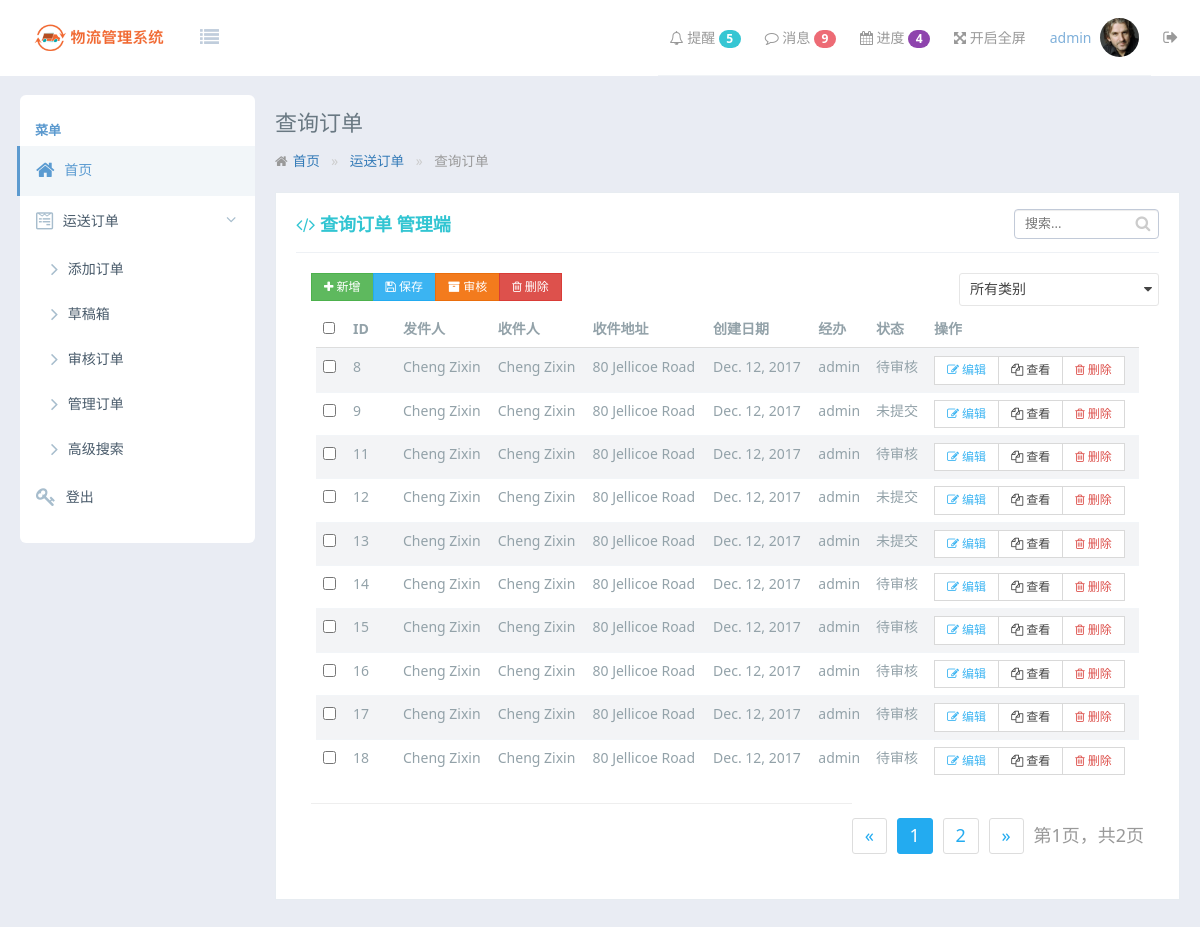
Page /order/track/ (signed in) on the committed database.
### ShipmentOrder/models.py (models this page shows)
class ShipmentOrder(models.Model):
    sender = models.CharField(null=False, verbose_name='发货人', max_length=256)
    from_address = models.CharField(null=False, verbose_name='发出地地址', max_length=256)
    sender_contact = models.CharField(null=False, verbose_name='发货人联系电话', max_length=256)
    receiver = models.CharField(null=False, verbose_name='收货人', max_length=256)
    to_address = models.CharField(null=False, verbose_name='到达地地址', max_length=256)
    receiver_contact = models.CharField(null=False, verbose_name='收货人联系电话', max_length=256)
    collectFee = models.FloatField(default=0, verbose_name='接货费')
    sendFee = models.FloatField(default=0, verbose_name='送货费')
    paymentOnAccountFreight = models.FloatField(default=0, verbose_name='垫付运费')
    transitFee = models.FloatField(default=0, verbose_name='中转费')
    installFee = models.FloatField(default=0, verbose_name='装卸费')
    storeFee = models.FloatField(default=0, verbose_name='保管费')
    insuranceFee = models.FloatField(default=0, verbose_name='保价费')
    freight = models.FloatField(default=0, verbose_name='运费')
    packingFee = models.FloatField(default=0, verbose_name='包装费')
    totalPrice = models.FloatField(default=0, verbose_name='总价')
    mode = models.CharField(null=False, verbose_name='运输方式', max_length=256)
    comments = models.CharField(verbose_name='备注', max_length=256)
    create_date = models.DateField(verbose_name='创建时间', null=False)
    handle = models.ForeignKey(User, null=False, verbose_name='经办')
    status = models.IntegerField(null=False, default=0, verbose_name="状态")  # 0:未提交， 1:待审核， 2:审核通过， 3:已完成

### ShipmentOrder/views.py (the view)
# urls.py: url(r'^order/track/$', order_view.track_order_manager, name="track_order_manager"),
@csrf_exempt
@login_required(login_url='/error/not-logged-in/')
def track_order_manager(request):
    page = request.GET.get('page')
    order_list = ShipmentOrder.objects.all()
    paginator = Paginator(order_list, 10)
    try:
        order = paginator.page(page)
    except PageNotAnInteger:
        order = paginator.page(1)
    except EmptyPage:
        order = paginator.page(paginator.num_pages)
    return render(request, "order/trackorder-manager.html", {'order': order})

### templates/order/trackorder-manager.html (shortened to what this page needs)
{% extends 'master.html' %}
{% block body %}
    <div class="tpl-content-wrapper">
        <div class="tpl-content-page-title">
                查询订单
        </div>
        <ol class="am-breadcrumb">
                <li><a href="#" class="am-icon-home">首页</a></li>
                <li><a href="#">运送订单</a></li>
                <li class="am-active">查询订单</li>
            </ol>
        <div class="tpl-portlet-components">
            <div class="portlet-title">
                <div class="caption font-green bold">
                    <span class="am-icon-code"></span> 查询订单 管理端
                </div>
                <div class="tpl-portlet-input tpl-fz-ml">
                <div class="portlet-input input-small input-inline">
                    <div class="input-icon right">
                        <i class="am-icon-search"></i>
                        <input type="text" class="form-control form-control-solid" placeholder="搜索...">
                    </div>
                </div>
            </div>
            </div>
            <div class="tpl-block">
                <div class="am-g">
                    <div class="am-u-sm-12 am-u-md-6">
                    <div class="am-btn-toolbar">
                        <div class="am-btn-group am-btn-group-xs">
                            <button type="button" class="am-btn am-btn-default am-btn-success"><span class="am-icon-plus"></span> 新增</button>
                            <button type="button" class="am-btn am-btn-default am-btn-secondary"><span class="am-icon-save"></span> 保存</button>
                            <button type="button" class="am-btn am-btn-default am-btn-warning"><span class="am-icon-archive"></span> 审核</button>
                            <button type="button" class="am-btn am-btn-default am-btn-danger"><span class="am-icon-trash-o"></span> 删除</button>
                        </div>
                    </div>
                </div>
                    <div align="right">
                    </div>
                </div>
                <div class="am-g">
                    <div class="am-u-sm-12">
                        <form class="am-form">
                            <table class="am-table am-table-striped am-table-hover table-main">
                                <thead>
                                <tr>
                                    <th class="table-check"><input type="checkbox" class="tpl-table-fz-check"></th>
                                    <th class="table-id">ID</th>
                                    <th class="table-title">发件人</th>
                                    <th class="table-type">收件人</th>
                                    <th class="table-author am-hide-sm-only">收件地址</th>
                                    <th class="table-date am-hide-sm-only">创建日期</th>
                                    <th class="table-date am-hide-sm-only">经办</th>
                                    <th class="table-date am-hide-sm-only">状态</th>
                                    <th class="table-set">操作</th>
                                </tr>
                                </thead>
                                <tbody>
                                {% for item in order %}
                                <tr>
                                    <td><input type="checkbox"></td>
                                    <td>{{ item.id }}</td>
                                    <td>{{ item.sender }}</td>
                                    <td>{{ item.receiver }}</td>
                                    <td>{{ item.to_address }}</td>
                                    <td>{{ item.create_date }}</td>
                                    <td>{{ item.handle.username }}</td>
                                    <td>
                                        {% if item.status == 0 %}
                                            未提交
                                        {% endif %}
                                        {% if item.status == 1 %}
                                            待审核
                                        {% endif %}
                                    </td>
                                    <td>
                                        <div class="am-btn-toolbar">
                                            <div class="am-btn-group am-btn-group-xs">
                                                <button class="am-btn am-btn-default am-btn-xs am-text-secondary"><span class="am-icon-pencil-square-o"></span> 编辑</button>
                                                <button class="am-btn am-btn-default am-btn-xs am-hide-sm-only"><span class="am-icon-copy"></span> 查看</button>
                                                <button class="am-btn am-btn-default am-btn-xs am-text-danger am-hide-sm-only"><span class="am-icon-trash-o"></span> 删除</button>
                                            </div>
                                        </div>
                                    </td>
                                </tr>
                                {% endfor %}
                                </tbody>
                            </table>
                            <nav >
                                <div class="am-fr">
                                    <ul class="am-pagination tpl-pagination">
                                        <li>
                                        {% if not order.has_previous %}
                                            <a href="" >&laquo;</a>
                                        {% endif %}
                                        </li>
                                        <li>
                                            {% for i in order.paginator.page_range %}
                                                <li {% if order.number == i %}class="am-active"{% endif %}>
                                                    <a href="?page={{ i }}">{{ i }}
                                                    </a>
                                                </li>
                                            {% endfor %}
                                        </li>
                                        <li>
                                            {% if order.has_next %}
                                                <a href="?page={{ order.next_page_number }}" >&raquo;</a>
                                            {% endif %}
                                        </li>
                                        <li>
                                            第{{ order.number }}页，共{{ order.paginator.num_pages }}页
                                        </li>
                                    </ul>
                                </div>
                            </nav>
                            <hr>
                        </form>
                    </div>
                </div>
            </div>
        </div>
    </div>
{% endblock %}

### templates/master.html (shortened to what this page needs)
<!DOCTYPE html>
<head>
    {% load static %}
    <link rel="stylesheet" href="{% static "css/amazeui.min.css" %}">
    <link rel="stylesheet" href="{% static "css/admin.css" %}">
    <link rel="stylesheet" href="{% static "css/app.css" %}">
</head>
<body>
<header class="am-topbar am-topbar-inverse admin-header">
    <div class="am-topbar-brand">
        <a href="javascript:;" class="tpl-logo">
            <img src="{% static "img/logo.png" %}" alt="">
        </a>
    </div>
    <div class="am-icon-list tpl-header-nav-hover-ico am-fl am-margin-right">
    </div>
    <div class="am-collapse am-topbar-collapse" id="topbar-collapse">
        <ul class="am-nav am-nav-pills am-topbar-nav am-topbar-right admin-header-list tpl-header-list">
            <li class="am-dropdown" data-am-dropdown="" data-am-dropdown-toggle="">
                <a class="am-dropdown-toggle tpl-header-list-link" href="javascript:;">
                    <span class="am-icon-bell-o"></span> 提醒 <span class="am-badge tpl-badge-success am-round">5</span>
                </a>
            </li>
            <li class="am-dropdown" data-am-dropdown="" data-am-dropdown-toggle="">
                <a class="am-dropdown-toggle tpl-header-list-link" href="javascript:;">
                    <span class="am-icon-comment-o"></span> 消息 <span class="am-badge tpl-badge-danger am-round">9</span>
                </a>
            </li>
            <li class="am-dropdown" data-am-dropdown="" data-am-dropdown-toggle="">
                <a class="am-dropdown-toggle tpl-header-list-link" href="javascript:;">
                    <span class="am-icon-calendar"></span> 进度 <span class="am-badge tpl-badge-primary am-round">4</span>
                </a>
            </li>
            <li class="am-hide-sm-only"><a href="javascript:;" id="admin-fullscreen" class="tpl-header-list-link"><span class="am-icon-arrows-alt"></span> <span class="admin-fullText">开启全屏</span></a></li>
            <li class="am-dropdown" data-am-dropdown="" data-am-dropdown-toggle="">
                <a class="am-dropdown-toggle tpl-header-list-link" href="javascript:;">
                    <span class="tpl-header-list-user-nick">{{ user.username }}</span><span class="tpl-header-list-user-ico"> <img src="assets/img/user01.png"></span>
                </a>
            </li>
            <li><a onclick="location.href='{% url 'logout' %}'" class="tpl-header-list-link"><span class="am-icon-sign-out tpl-header-list-ico-out-size"></span></a></li>
        </ul>
    </div>
</header>
<div class="tpl-page-container tpl-page-header-fixed">
    <div class="tpl-left-nav tpl-left-nav-hover">
        <div class="tpl-left-nav-title">
            菜单
        </div>
        <div class="tpl-left-nav-list">
            <ul class="tpl-left-nav-menu">
                <li class="tpl-left-nav-item">
                    <a href="{% url 'load_index' %}" class="nav-link active">
                        <i class="am-icon-home"></i>
                        <span>首页</span>
                    </a>
                </li>
                <li class="tpl-left-nav-item">
                    <a href="javascript:;" class="nav-link tpl-left-nav-link-list">
                        <i class="am-icon-wpforms"></i>
                        <span>运送订单</span>
                        <i class="am-icon-angle-right tpl-left-nav-more-ico am-fr am-margin-right tpl-left-nav-more-ico-rotate"></i>
                    </a>
                    <ul class="tpl-left-nav-sub-menu" style="display: block;">
                        <li>
                            <a href="{% url 'add_order_stage_one' %}">
                                <i class="am-icon-angle-right"></i>
                                <span>添加订单</span>
                            </a>
                            <a href="{% url 'track_order_manager' %}" onclick="clearSearch()">
                                <i class="am-icon-angle-right"></i>
                                <span>草稿箱</span>
                            </a>
                            <a href="{% url 'track_order_manager' %}" onclick="clearSearch()">
                                <i class="am-icon-angle-right"></i>
                                <span>审核订单</span>
                            </a>
                            <a href="{% url 'track_order_manager' %}" onclick="clearSearch()">
                                <i class="am-icon-angle-right"></i>
                                <span>管理订单</span>
                            </a>
                            <a href="{% url 'track_order_search_advanced' %}">
                                <i class="am-icon-angle-right"></i>
                                <span>高级搜索</span>
                            </a>
                        </li>
                    </ul>
                </li>
                <li class="tpl-left-nav-item">
                    <a onclick="location.href='{% url 'logout' %}'" class="nav-link tpl-left-nav-link-list">
                        <i class="am-icon-key"></i>
                        <span>登出</span>
                    </a>
                </li>
            </ul>
        </div>
    </div>
    {% block body %}
    {% endblock %}
</div>
</body>

### static/css/admin.css (style rules this page uses)
html, body { height: 100%; overflow: hidden; }
ul { margin-top: 0; }
.admin-header { position: fixed; top: 0; left: 0; right: 0; z-index: 1500; font-size: 1.4rem; margin-bottom: 0; }
.table-main { font-size: 1.4rem; padding: .5rem; }
.table-main button { background: #fff; }
.table-check { width: 30px; }
.table-id { width: 50px; }

### rows in the picture
ShipmentOrder: id "8", sender "Cheng Zixin", receiver "Cheng Zixin", to_address "80 Jellicoe Road", create_date "Dec. 12, 2017", handle.username "admin", status "待审核"
ShipmentOrder: id "9", sender "Cheng Zixin", receiver "Cheng Zixin", to_address "80 Jellicoe Road", create_date "Dec. 12, 2017", handle.username "admin", status "未提交"
ShipmentOrder: id "11", sender "Cheng Zixin", receiver "Cheng Zixin", to_address "80 Jellicoe Road", create_date "Dec. 12, 2017", handle.username "admin", status "待审核"
ShipmentOrder: id "12", sender "Cheng Zixin", receiver "Cheng Zixin", to_address "80 Jellicoe Road", create_date "Dec. 12, 2017", handle.username "admin", status "未提交"
ShipmentOrder: id "13", sender "Cheng Zixin", receiver "Cheng Zixin", to_address "80 Jellicoe Road", create_date "Dec. 12, 2017", handle.username "admin", status "未提交"
ShipmentOrder: id "14", sender "Cheng Zixin", receiver "Cheng Zixin", to_address "80 Jellicoe Road", create_date "Dec. 12, 2017", handle.username "admin", status "待审核"
ShipmentOrder: id "15", sender "Cheng Zixin", receiver "Cheng Zixin", to_address "80 Jellicoe Road", create_date "Dec. 12, 2017", handle.username "admin", status "待审核"
ShipmentOrder: id "16", sender "Cheng Zixin", receiver "Cheng Zixin", to_address "80 Jellicoe Road", create_date "Dec. 12, 2017", handle.username "admin", status "待审核"
ShipmentOrder: id "17", sender "Cheng Zixin", receiver "Cheng Zixin", to_address "80 Jellicoe Road", create_date "Dec. 12, 2017", handle.username "admin", status "待审核"
ShipmentOrder: id "18", sender "Cheng Zixin", receiver "Cheng Zixin", to_address "80 Jellicoe Road", create_date "Dec. 12, 2017", handle.username "admin", status "待审核"

### other values in the picture
{{ user.username }} "admin"
{{ i }} "1" "2"
{{ order.number }} "1"
{{ order.paginator.num_pages }} "2"
